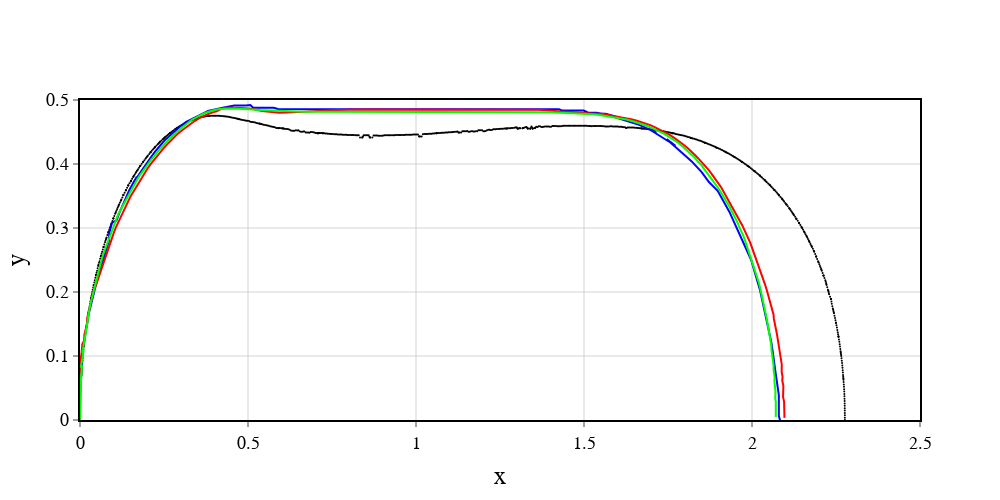
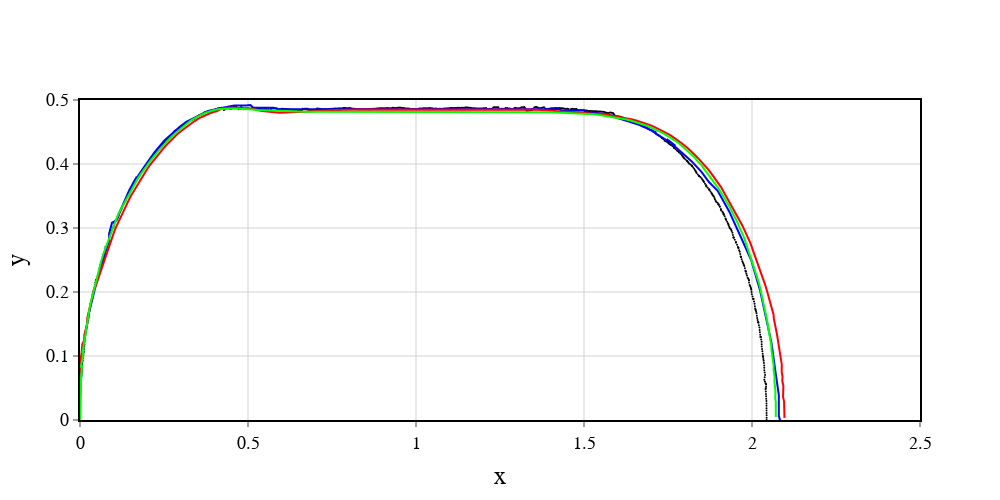
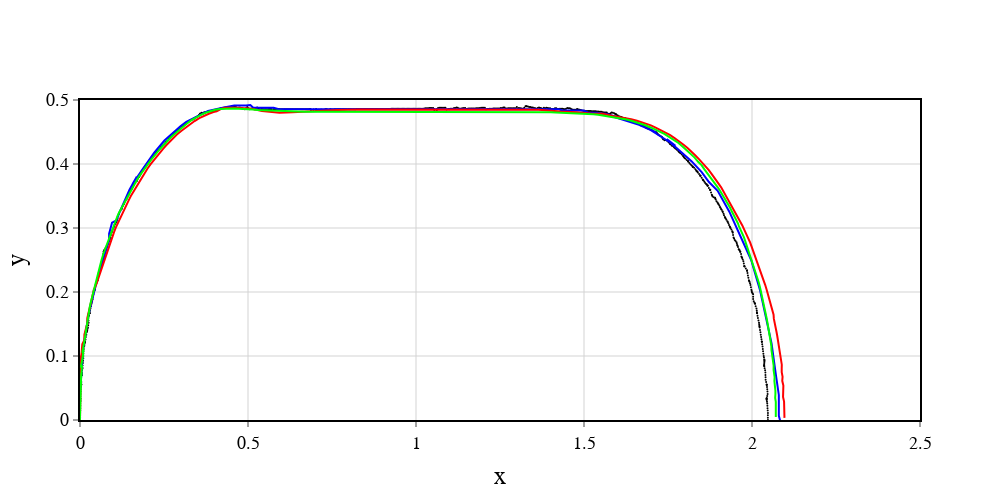
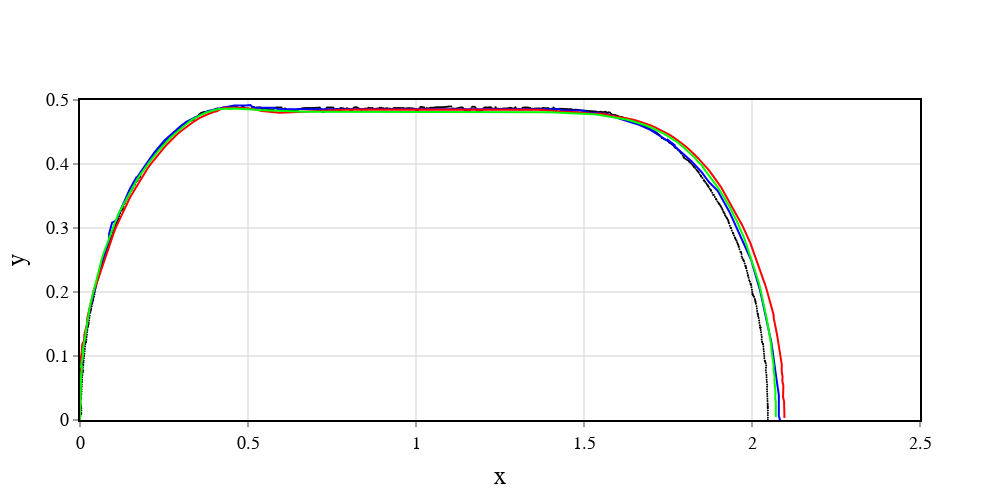

Here is the notebook cell these charts were saved with, in order:
### Code cell
import pandas as pd
import numpy as np
import plotly.graph_objects as go
import plotly.express as px
from plotly.offline import iplot, init_notebook_mode
import plotly.io as pio
import glob, os, sys
import logging
from sys import argv
import re
from scipy.ndimage.filters import gaussian_filter1d
from scipy.interpolate import Rbf, InterpolatedUnivariateSpline
from scipy.signal import savgol_filter

# path = '/Users/weugene/basilisk/work/tube/res18/'
# case = 'a'
path = '/Users/weugene/basilisk/work/tube/tmp/poisson/res18/'
case = 'a'
# path = '/Users/weugene/basilisk/work/tube/tmp/poisson/res19/'
# case = 'b'
# path = '/Users/weugene/basilisk/work/tube/res21/dumps/'
# case = 'd'
# path = '/Users/weugene/basilisk/work/tube/tmp/poisson/res19/'
# case = 'b'
# path = '/Users/weugene/basilisk/work/tube/tmp/euler/res20/'
# case = 'c'
# path = '/Users/weugene/basilisk/work/tube/res20/'
# case = 'c'
# path = '/Users/weugene/basilisk/work/tube/tmp/landau/res21/'
# case = 'd'
# path = '/Users/weugene/basilisk/work/tube/res22_corse2refined/'
# case = 'e'
# path = '/Users/weugene/basilisk/work/tube/tmp/poisson/res22_adaptffsu/'
# case = 'e'

path_ex = '/Users/weugene/basilisk/work/tube/'

x_name = 'Points_0'
y_name = 'Points_1'
# file_name = ["data_i=","_t=",".csv"]
# file_name = ["tracer","_t=",".csv"]
file_name = ["contour","_t=",".csv"]
list_of_consideration = range(0,137,1)
# list_of_consideration = [1, 30, 60, 96]
diam = 0.514
# x_name = 'Points:0'
# y_name = 'Points:1'
### STYLE
yaxis = dict(
              tickfont = dict(
              family = 'Times New Roman',
              size = 20,
              color = 'black'
              ),
              titlefont = dict(
                  family = 'Times New Roman',
                  size = 25,
                  color = 'black'
              ),
          )
xaxis = dict(
              tickfont = dict(
                  family = 'Times New Roman',
                  size = 20,
                  color = 'black'
              ),
              titlefont = dict(
                  family = 'Times New Roman',
                  size = 25,
                  color = 'black'
              )
          )
axis_style = dict(showline=True, gridwidth=1, gridcolor='lightgrey', linewidth=2, linecolor='black', mirror=True, ticks='outside',
                 tickfont = dict(family = 'Times New Roman', size = 18, color = 'black'))
bg_style = {'plot_bgcolor': 'rgba(0, 0, 0, 0)', 'paper_bgcolor': 'rgba(0, 0, 0, 0)',}
### END of STYLE
print ("path:", path, "\npath_ex:", path_ex)
files_csv = []
files_csv += glob.glob(path + file_name[0]+"*"+file_name[1]+"*"+file_name[2])
print("FOUND:",files_csv)
assert len(files_csv) > 0, "Empty files_csv"

files_csv=[ os.path.basename(x) for x in files_csv]

files_nums=[]
for i,x in enumerate(files_csv):
    match_number = re.compile('-?\ *[0-9]+\.?[0-9]*(?:[Ee]\ *-?\ *[0-9]+)?')
    final_list = re.findall(match_number, x)
    files_nums.append((int(i), float(final_list[0]), x))
print("files_nums:",files_nums)
files_nums=sorted(files_nums, key=lambda x: x[1])
print ("FILES_NUMS after soting:",files_nums)
files_csv_sorted_filtered = []
files_csv = []
for (i,x) in enumerate(files_nums):
    if x[0] in list_of_consideration:
        files_csv_sorted_filtered.append((x[0], x[1] , path + x[2]))
        files_csv.append(path + x[2])
        print("Files csv are reading...", x[2])

Nf = len(files_csv)
def name_generator(s):
#     return  [path_ex + '10' + s + '.csv', path_ex + '10' + s + '_Fluent.csv', path_ex + '10' + s + '_OpenFoam.csv' ], ['10' + s + ' experiment', '10' + s + ' Fluent','10' + s + ' OpenFoam', '10' + s + ' BP']
    return  [path_ex + '10' + s + '.csv', path_ex + '10' + s + '_Fluent_neighbors.csv', path_ex + '10' + s + '_OpenFoam.csv' ], ['10' + s + ' experiment', '10' + s + ' Fluent','10' + s + ' OpenFoam', '10' + s + ' BP']
files_csv_exp, names = name_generator(case)

col =   ['blue',           'red',        'hsv(120,100,100)',       'black' ]
# files_csv_exp = ['a.csv','b.csv','c.csv']
print('files_csv:',files_csv)
print('files_csv_exp:',files_csv_exp)
df = []
df_exp = []
# params = ['10a.csv':'']


for i, file in enumerate(files_csv_exp):
    df_exp.append(pd.read_csv(file, header=None))
    df_exp[i].columns = [x_name, y_name] 
    df_exp[i][x_name] /= diam
    df_exp[i][y_name] /= diam
i_exp = 0
for i, file in enumerate(files_csv):
#     if i%5 != 0:
#         print("FILE MISSED:", file)
#         continue
        
    df.append(pd.read_csv(file))  
    mdf = df[i]
    j = str(files_csv_sorted_filtered[i][0])
    t = str(files_csv_sorted_filtered[i][1])
    print('i=', j, ' t=', t,' file=', file)
#     display(mdf.head())
#     N = mdf.shape[0]
#     dfdown = mdf[(mdf[y_name]<0)].sort_values(by=[x_name, y_name])
#     dfup = mdf[(mdf[y_name]>0)].sort_values(by=[x_name, y_name], ascending=False)
#     mdf = pd.concat([dfdown, dfup, dfdown.head(1)])
    x = mdf[x_name][mdf[y_name]>=0]
    y = mdf[y_name][mdf[y_name]>=0]
    aa = zip(x,y)
    aa = sorted(aa, key=lambda item: (item[0]))
    aa = zip(*aa)
    x = np.array(x)
    y = np.array(y)

    minx = min(x)
    maxx = max(x)
    rmax = max(y)
    try:
        x_rmax = x[y == rmax][0] - minx
    except:
        x_rmax = x[y == rmax] - minx
    
    x_cm = (x-minx).mean() # center of mass
    print("minx=",minx, " maxx=", maxx, "x_cm", x_cm)
    print("Min Thickness=", 0.5 - max(y))
    print("Mean Thickness=", 0.5 - y[np.logical_and(x > x_rmax + minx, x < x_cm + minx)].mean())
    
    
    x_exp = np.array(df_exp[i_exp][x_name])
    y_exp = np.array(df_exp[i_exp][y_name])
    minx_exp = min(x_exp)
    rmax_exp = max(y_exp)
    try:
        x_rmax_exp = x_exp[y_exp == rmax_exp][0] - minx_exp
    except:
        x_rmax_exp = x_exp[y_exp == rmax_exp] - minx_exp
    
    x_cm_exp = (x_exp-minx_exp).mean() # center of mass
    print("Min Thickness_exp=", 0.5 - max(y_exp))

    print("Mean Thickness_exp=", 0.5 - y_exp[np.logical_and(x_exp > x_rmax_exp + minx_exp, x_exp < x_cm_exp + minx_exp)].mean())


    
    if True:
        fig = go.Figure(go.Scatter(x=x-minx, y=y, name='t=' + t,
                                 mode='markers',
                                 marker = dict(
                                     color = col[-1],
                                     size = 2
        #                                  ,
        #                              line = dict(
        #                               color = 'rgb(231, 99, 250)',
        #                               width = 12
        #                               )
                                 ),
                                 textfont=dict(
                                    family="sans serif",
                                    size=18,
                                    color="LightSeaGreen")
                                 ))
#         fig.add_trace(go.Scatter(x=[x_cm,x_cm], y=[0,1], name='x_cm',
#                          mode='lines',
#                          line=dict(color='black', width=2, dash='dot'),
#                          textfont=dict(
#                             family="sans serif",
#                             size=18,
#                             color="LightSeaGreen")
#                          ), 
#                         )
    
#         fig.add_trace(go.Scatter(x=[x_rmax,x_rmax], y=[0,1], name='x_rmax=',
#                          mode='lines',
#                          line=dict(color='black', width=2, dash='dot'),
#                          textfont=dict(
#                             family="sans serif",
#                             size=18,
#                             color="LightSeaGreen")
#                          ))
        
#         fig.add_trace(go.Scatter(
#             x=[0, maxx - minx],
#             y=[0.5, 0.5],
#             mode='lines',
#             line=dict(color='black', width=1),
#             showlegend=False)
#         )
    
    
#         fig.add_trace(go.Scatter(
#             x=[0, maxx - minx],
#             y=[-0.5, -0.5],
#             mode='lines',
#             line=dict(color='black', width=1),
#             showlegend=False)
#         )
        
        for i_exp in range(0,3):
            fig.add_trace(go.Scatter(x=df_exp[i_exp][x_name], y=df_exp[i_exp][y_name], name=names[i_exp],
                                 mode='lines',
                                 marker = dict(
                                     color = col[i_exp],
                                     size = 5
    #                                  ,
        #                              line = dict(
        #                               color = 'rgb(231, 99, 250)',
        #                               width = 12
        #                               )
                                 ),
                                 textfont=dict(
                                    family="sans serif",
                                    size=18,
                                    color="LightSeaGreen")
                                 ))
        fig.update_layout(
            width = 1000,
            height = 500,
            xaxis_title='x',
            yaxis_title='y',
            yaxis = yaxis,
            xaxis = xaxis
        )
        fig.update_layout(bg_style)
        fig.update_xaxes(axis_style)
        fig.update_yaxes(axis_style)
        
#         fig.update_xaxes(range=[0,2.5])
        fig.update_yaxes(range=[0,0.5])
        fig.update_layout(showlegend=False)
        
        
        if True:
            fn = path + 'M_bubble_t=' + t + '.pdf'
            iplot(fig)
            pio.write_image(fig, fn)
            print("Successfully generated:", fn)

### Figure 1 — Plotly figure (JSON) as saved in the notebook; plotly's stock layout.template omitted (floating-point values rounded to 4 significant figures; data arrays with more than 128 entries replaced by an {"elided": "..."} marker saying what was removed)
{"data": [{"marker": {"color": "black", "size": 2}, "mode": "markers", "name": "t=0.159121", "textfont": {"color": "LightSeaGreen", "family": "sans serif", "size": 18}, "type": "scatter", "x": {"elided": "907 float values"}, "y": {"elided": "907 float values"}}, {"marker": {"color": "blue", "size": 5}, "mode": "lines", "name": "10a experiment", "textfont": {"color": "LightSeaGreen", "family": "sans serif", "size": 18}, "type": "scatter", "x": [0, 0, 0, 0, 0, 0, 0, 0, 0.004333, 0.008666, 0.026, 0.052, 0.08666, 0.08666, 0.09099, 0.09533, 0.1083, 0.117, 0.1343, 0.1473, 0.169, 0.156, 0.182, 0.2037, 0.221, 0.2513, 0.286, 0.299, 0.3163, 0.3466, 0.3813, 0.4246, 0.4593, 0.494, 0.507, 0.5156, 0.5763, 0.5893, 0.7279, 0.8059, 0.9576, 1.157, 1.33, 1.426, 1.434, 1.499, 1.512, 1.538, 1.551, 1.564, 1.612, 1.59, 1.664, 1.716, 1.694, 1.772, 1.746, 1.82, 1.85, 1.872, 1.898, 1.933, 1.976, 1.998, 2.024, 2.058, 2.071, 2.08, 2.08, 2.08, 2.084], "y": [-0.0001718, 0.004971, 0.01011, 0.01526, 0.0204, 0.02725, 0.0324, 0.04611, 0.07353, 0.1112, 0.1661, 0.2209, 0.2809, 0.2912, 0.2997, 0.3083, 0.3117, 0.3237, 0.3442, 0.3597, 0.3802, 0.3682, 0.3888, 0.4059, 0.4179, 0.4367, 0.4538, 0.4589, 0.4658, 0.4743, 0.4829, 0.488, 0.4914, 0.4913, 0.4922, 0.4879, 0.4878, 0.4861, 0.486, 0.4859, 0.4858, 0.4856, 0.4855, 0.4854, 0.4837, 0.4836, 0.4802, 0.4801, 0.4784, 0.4784, 0.4715, 0.4732, 0.4612, 0.4491, 0.4543, 0.4285, 0.4388, 0.4045, 0.3873, 0.3719, 0.3581, 0.3255, 0.2758, 0.25, 0.2037, 0.1197, 0.07, 0.03913, 0.02028, 0.006566, -0.002008]}, {"marker": {"color": "red", "size": 5}, "mode": "lines", "name": "10a Fluent", "textfont": {"color": "LightSeaGreen", "family": "sans serif", "size": 18}, "type": "scatter", "x": {"elided": "172 float values"}, "y": {"elided": "172 float values"}}, {"marker": {"color": "hsv(120,100,100)", "size": 5}, "mode": "lines", "name": "10a OpenFoam", "textfont": {"color": "LightSeaGreen", "family": "sans serif", "size": 18}, "type": "scatter", "x": {"elided": "241 float values"}, "y": {"elided": "241 float values"}}], "layout": {"height": 500, "paper_bgcolor": "rgba(0, 0, 0, 0)", "plot_bgcolor": "rgba(0, 0, 0, 0)", "showlegend": false, "width": 1000, "xaxis": {"gridcolor": "lightgrey", "gridwidth": 1, "linecolor": "black", "linewidth": 2, "mirror": true, "range": [0, 2.5], "showline": true, "tickfont": {"color": "black", "family": "Times New Roman", "size": 18}, "ticks": "outside", "title": {"font": {"color": "black", "family": "Times New Roman", "size": 25}, "text": "x"}}, "yaxis": {"gridcolor": "lightgrey", "gridwidth": 1, "linecolor": "black", "linewidth": 2, "mirror": true, "range": [0, 0.5], "showline": true, "tickfont": {"color": "black", "family": "Times New Roman", "size": 18}, "ticks": "outside", "title": {"font": {"color": "black", "family": "Times New Roman", "size": 25}, "text": "y"}}}}

### Figure 2 — Plotly figure (JSON) as saved in the notebook; plotly's stock layout.template omitted (floating-point values rounded to 4 significant figures; data arrays with more than 128 entries replaced by an {"elided": "..."} marker saying what was removed)
{"data": [{"marker": {"color": "black", "size": 2}, "mode": "markers", "name": "t=9.99884", "textfont": {"color": "LightSeaGreen", "family": "sans serif", "size": 18}, "type": "scatter", "x": {"elided": "995 float values"}, "y": {"elided": "995 float values"}}, {"marker": {"color": "blue", "size": 5}, "mode": "lines", "name": "10a experiment", "textfont": {"color": "LightSeaGreen", "family": "sans serif", "size": 18}, "type": "scatter", "x": [0, 0, 0, 0, 0, 0, 0, 0, 0.004333, 0.008666, 0.026, 0.052, 0.08666, 0.08666, 0.09099, 0.09533, 0.1083, 0.117, 0.1343, 0.1473, 0.169, 0.156, 0.182, 0.2037, 0.221, 0.2513, 0.286, 0.299, 0.3163, 0.3466, 0.3813, 0.4246, 0.4593, 0.494, 0.507, 0.5156, 0.5763, 0.5893, 0.7279, 0.8059, 0.9576, 1.157, 1.33, 1.426, 1.434, 1.499, 1.512, 1.538, 1.551, 1.564, 1.612, 1.59, 1.664, 1.716, 1.694, 1.772, 1.746, 1.82, 1.85, 1.872, 1.898, 1.933, 1.976, 1.998, 2.024, 2.058, 2.071, 2.08, 2.08, 2.08, 2.084], "y": [-0.0001718, 0.004971, 0.01011, 0.01526, 0.0204, 0.02725, 0.0324, 0.04611, 0.07353, 0.1112, 0.1661, 0.2209, 0.2809, 0.2912, 0.2997, 0.3083, 0.3117, 0.3237, 0.3442, 0.3597, 0.3802, 0.3682, 0.3888, 0.4059, 0.4179, 0.4367, 0.4538, 0.4589, 0.4658, 0.4743, 0.4829, 0.488, 0.4914, 0.4913, 0.4922, 0.4879, 0.4878, 0.4861, 0.486, 0.4859, 0.4858, 0.4856, 0.4855, 0.4854, 0.4837, 0.4836, 0.4802, 0.4801, 0.4784, 0.4784, 0.4715, 0.4732, 0.4612, 0.4491, 0.4543, 0.4285, 0.4388, 0.4045, 0.3873, 0.3719, 0.3581, 0.3255, 0.2758, 0.25, 0.2037, 0.1197, 0.07, 0.03913, 0.02028, 0.006566, -0.002008]}, {"marker": {"color": "red", "size": 5}, "mode": "lines", "name": "10a Fluent", "textfont": {"color": "LightSeaGreen", "family": "sans serif", "size": 18}, "type": "scatter", "x": {"elided": "172 float values"}, "y": {"elided": "172 float values"}}, {"marker": {"color": "hsv(120,100,100)", "size": 5}, "mode": "lines", "name": "10a OpenFoam", "textfont": {"color": "LightSeaGreen", "family": "sans serif", "size": 18}, "type": "scatter", "x": {"elided": "241 float values"}, "y": {"elided": "241 float values"}}], "layout": {"height": 500, "paper_bgcolor": "rgba(0, 0, 0, 0)", "plot_bgcolor": "rgba(0, 0, 0, 0)", "showlegend": false, "width": 1000, "xaxis": {"gridcolor": "lightgrey", "gridwidth": 1, "linecolor": "black", "linewidth": 2, "mirror": true, "range": [0, 2.5], "showline": true, "tickfont": {"color": "black", "family": "Times New Roman", "size": 18}, "ticks": "outside", "title": {"font": {"color": "black", "family": "Times New Roman", "size": 25}, "text": "x"}}, "yaxis": {"gridcolor": "lightgrey", "gridwidth": 1, "linecolor": "black", "linewidth": 2, "mirror": true, "range": [0, 0.5], "showline": true, "tickfont": {"color": "black", "family": "Times New Roman", "size": 18}, "ticks": "outside", "title": {"font": {"color": "black", "family": "Times New Roman", "size": 25}, "text": "y"}}}}

### Figure 3 — Plotly figure (JSON) as saved in the notebook; plotly's stock layout.template omitted (floating-point values rounded to 4 significant figures; data arrays with more than 128 entries replaced by an {"elided": "..."} marker saying what was removed)
{"data": [{"marker": {"color": "black", "size": 2}, "mode": "markers", "name": "t=10.0039", "textfont": {"color": "LightSeaGreen", "family": "sans serif", "size": 18}, "type": "scatter", "x": {"elided": "1014 float values"}, "y": {"elided": "1014 float values"}}, {"marker": {"color": "blue", "size": 5}, "mode": "lines", "name": "10a experiment", "textfont": {"color": "LightSeaGreen", "family": "sans serif", "size": 18}, "type": "scatter", "x": [0, 0, 0, 0, 0, 0, 0, 0, 0.004333, 0.008666, 0.026, 0.052, 0.08666, 0.08666, 0.09099, 0.09533, 0.1083, 0.117, 0.1343, 0.1473, 0.169, 0.156, 0.182, 0.2037, 0.221, 0.2513, 0.286, 0.299, 0.3163, 0.3466, 0.3813, 0.4246, 0.4593, 0.494, 0.507, 0.5156, 0.5763, 0.5893, 0.7279, 0.8059, 0.9576, 1.157, 1.33, 1.426, 1.434, 1.499, 1.512, 1.538, 1.551, 1.564, 1.612, 1.59, 1.664, 1.716, 1.694, 1.772, 1.746, 1.82, 1.85, 1.872, 1.898, 1.933, 1.976, 1.998, 2.024, 2.058, 2.071, 2.08, 2.08, 2.08, 2.084], "y": [-0.0001718, 0.004971, 0.01011, 0.01526, 0.0204, 0.02725, 0.0324, 0.04611, 0.07353, 0.1112, 0.1661, 0.2209, 0.2809, 0.2912, 0.2997, 0.3083, 0.3117, 0.3237, 0.3442, 0.3597, 0.3802, 0.3682, 0.3888, 0.4059, 0.4179, 0.4367, 0.4538, 0.4589, 0.4658, 0.4743, 0.4829, 0.488, 0.4914, 0.4913, 0.4922, 0.4879, 0.4878, 0.4861, 0.486, 0.4859, 0.4858, 0.4856, 0.4855, 0.4854, 0.4837, 0.4836, 0.4802, 0.4801, 0.4784, 0.4784, 0.4715, 0.4732, 0.4612, 0.4491, 0.4543, 0.4285, 0.4388, 0.4045, 0.3873, 0.3719, 0.3581, 0.3255, 0.2758, 0.25, 0.2037, 0.1197, 0.07, 0.03913, 0.02028, 0.006566, -0.002008]}, {"marker": {"color": "red", "size": 5}, "mode": "lines", "name": "10a Fluent", "textfont": {"color": "LightSeaGreen", "family": "sans serif", "size": 18}, "type": "scatter", "x": {"elided": "172 float values"}, "y": {"elided": "172 float values"}}, {"marker": {"color": "hsv(120,100,100)", "size": 5}, "mode": "lines", "name": "10a OpenFoam", "textfont": {"color": "LightSeaGreen", "family": "sans serif", "size": 18}, "type": "scatter", "x": {"elided": "241 float values"}, "y": {"elided": "241 float values"}}], "layout": {"height": 500, "paper_bgcolor": "rgba(0, 0, 0, 0)", "plot_bgcolor": "rgba(0, 0, 0, 0)", "showlegend": false, "width": 1000, "xaxis": {"gridcolor": "lightgrey", "gridwidth": 1, "linecolor": "black", "linewidth": 2, "mirror": true, "range": [0, 2.5], "showline": true, "tickfont": {"color": "black", "family": "Times New Roman", "size": 18}, "ticks": "outside", "title": {"font": {"color": "black", "family": "Times New Roman", "size": 25}, "text": "x"}}, "yaxis": {"gridcolor": "lightgrey", "gridwidth": 1, "linecolor": "black", "linewidth": 2, "mirror": true, "range": [0, 0.5], "showline": true, "tickfont": {"color": "black", "family": "Times New Roman", "size": 18}, "ticks": "outside", "title": {"font": {"color": "black", "family": "Times New Roman", "size": 25}, "text": "y"}}}}

### Figure 4 — Plotly figure (JSON) as saved in the notebook; plotly's stock layout.template omitted (floating-point values rounded to 4 significant figures; data arrays with more than 128 entries replaced by an {"elided": "..."} marker saying what was removed)
{"data": [{"marker": {"color": "black", "size": 2}, "mode": "markers", "name": "t=10.0093", "textfont": {"color": "LightSeaGreen", "family": "sans serif", "size": 18}, "type": "scatter", "x": {"elided": "1041 float values"}, "y": {"elided": "1041 float values"}}, {"marker": {"color": "blue", "size": 5}, "mode": "lines", "name": "10a experiment", "textfont": {"color": "LightSeaGreen", "family": "sans serif", "size": 18}, "type": "scatter", "x": [0, 0, 0, 0, 0, 0, 0, 0, 0.004333, 0.008666, 0.026, 0.052, 0.08666, 0.08666, 0.09099, 0.09533, 0.1083, 0.117, 0.1343, 0.1473, 0.169, 0.156, 0.182, 0.2037, 0.221, 0.2513, 0.286, 0.299, 0.3163, 0.3466, 0.3813, 0.4246, 0.4593, 0.494, 0.507, 0.5156, 0.5763, 0.5893, 0.7279, 0.8059, 0.9576, 1.157, 1.33, 1.426, 1.434, 1.499, 1.512, 1.538, 1.551, 1.564, 1.612, 1.59, 1.664, 1.716, 1.694, 1.772, 1.746, 1.82, 1.85, 1.872, 1.898, 1.933, 1.976, 1.998, 2.024, 2.058, 2.071, 2.08, 2.08, 2.08, 2.084], "y": [-0.0001718, 0.004971, 0.01011, 0.01526, 0.0204, 0.02725, 0.0324, 0.04611, 0.07353, 0.1112, 0.1661, 0.2209, 0.2809, 0.2912, 0.2997, 0.3083, 0.3117, 0.3237, 0.3442, 0.3597, 0.3802, 0.3682, 0.3888, 0.4059, 0.4179, 0.4367, 0.4538, 0.4589, 0.4658, 0.4743, 0.4829, 0.488, 0.4914, 0.4913, 0.4922, 0.4879, 0.4878, 0.4861, 0.486, 0.4859, 0.4858, 0.4856, 0.4855, 0.4854, 0.4837, 0.4836, 0.4802, 0.4801, 0.4784, 0.4784, 0.4715, 0.4732, 0.4612, 0.4491, 0.4543, 0.4285, 0.4388, 0.4045, 0.3873, 0.3719, 0.3581, 0.3255, 0.2758, 0.25, 0.2037, 0.1197, 0.07, 0.03913, 0.02028, 0.006566, -0.002008]}, {"marker": {"color": "red", "size": 5}, "mode": "lines", "name": "10a Fluent", "textfont": {"color": "LightSeaGreen", "family": "sans serif", "size": 18}, "type": "scatter", "x": {"elided": "172 float values"}, "y": {"elided": "172 float values"}}, {"marker": {"color": "hsv(120,100,100)", "size": 5}, "mode": "lines", "name": "10a OpenFoam", "textfont": {"color": "LightSeaGreen", "family": "sans serif", "size": 18}, "type": "scatter", "x": {"elided": "241 float values"}, "y": {"elided": "241 float values"}}], "layout": {"height": 500, "paper_bgcolor": "rgba(0, 0, 0, 0)", "plot_bgcolor": "rgba(0, 0, 0, 0)", "showlegend": false, "width": 1000, "xaxis": {"gridcolor": "lightgrey", "gridwidth": 1, "linecolor": "black", "linewidth": 2, "mirror": true, "range": [0, 2.5], "showline": true, "tickfont": {"color": "black", "family": "Times New Roman", "size": 18}, "ticks": "outside", "title": {"font": {"color": "black", "family": "Times New Roman", "size": 25}, "text": "x"}}, "yaxis": {"gridcolor": "lightgrey", "gridwidth": 1, "linecolor": "black", "linewidth": 2, "mirror": true, "range": [0, 0.5], "showline": true, "tickfont": {"color": "black", "family": "Times New Roman", "size": 18}, "ticks": "outside", "title": {"font": {"color": "black", "family": "Times New Roman", "size": 25}, "text": "y"}}}}
